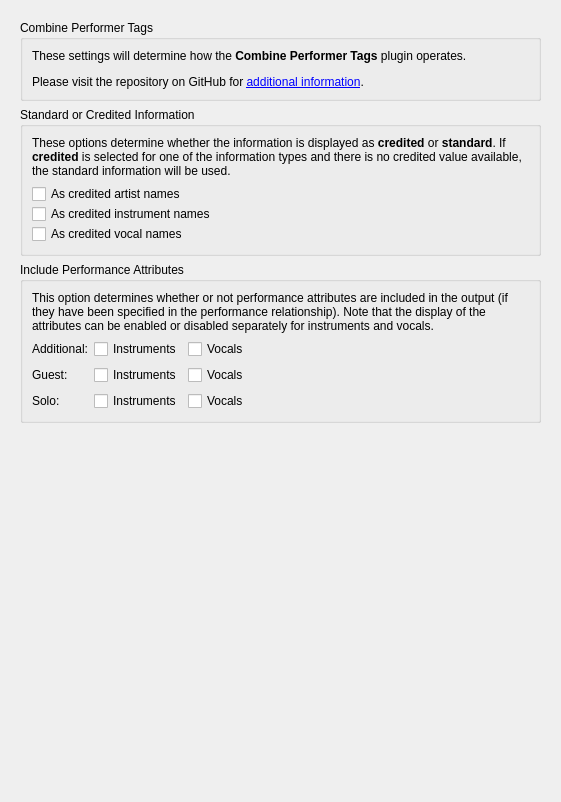
<?xml version="1.0" encoding="UTF-8"?>
<ui version="4.0">
 <class>CombinePerformerTagsOptionsPage</class>
 <widget class="QWidget" name="CombinePerformerTagsOptionsPage">
  <property name="geometry">
   <rect>
    <x>0</x>
    <y>0</y>
    <width>561</width>
    <height>802</height>
   </rect>
  </property>
  <property name="minimumSize">
   <size>
    <width>100</width>
    <height>0</height>
   </size>
  </property>
  <property name="windowTitle">
   <string>Form</string>
  </property>
  <layout class="QVBoxLayout" name="verticalLayout">
   <item>
    <widget class="QScrollArea" name="scrollArea">
     <property name="frameShape">
      <enum>QFrame::NoFrame</enum>
     </property>
     <property name="widgetResizable">
      <bool>true</bool>
     </property>
     <widget class="QWidget" name="scrollAreaWidgetContents">
      <property name="geometry">
       <rect>
        <x>0</x>
        <y>0</y>
        <width>543</width>
        <height>784</height>
       </rect>
      </property>
      <layout class="QVBoxLayout" name="verticalLayout_2">
       <item>
        <widget class="QGroupBox" name="gb_description">
         <property name="title">
          <string>Combine Performer Tags</string>
         </property>
         <layout class="QVBoxLayout" name="verticalLayout_3">
          <item>
           <widget class="QLabel" name="format_description">
            <property name="sizePolicy">
             <sizepolicy hsizetype="Preferred" vsizetype="Minimum">
              <horstretch>0</horstretch>
              <verstretch>0</verstretch>
             </sizepolicy>
            </property>
            <property name="text">
             <string>&lt;html&gt;&lt;head/&gt;&lt;body&gt;&lt;p&gt;These settings will determine how the &lt;span style=&quot; font-weight:600;&quot;&gt;Combine Performer Tags&lt;/span&gt; plugin operates.&lt;/p&gt;&lt;p&gt;Please visit the repository on GitHub for &lt;a href=&quot;https://github.com/rdswift/picard-plugins/blob/2.0_RDS_Plugins/plugins/combine_performer_tags/docs/README.md&quot;&gt;&lt;span style=&quot; text-decoration: underline; color:#0000ff;&quot;&gt;additional information&lt;/span&gt;&lt;/a&gt;.&lt;/p&gt;&lt;/body&gt;&lt;/html&gt;</string>
            </property>
            <property name="wordWrap">
             <bool>true</bool>
            </property>
           </widget>
          </item>
         </layout>
        </widget>
       </item>
       <item>
        <widget class="QGroupBox" name="gb_standard_or_credited">
         <property name="title">
          <string>Standard or Credited Information</string>
         </property>
         <layout class="QVBoxLayout" name="verticalLayout_4">
          <item>
           <widget class="QLabel" name="label">
            <property name="text">
             <string>&lt;html&gt;&lt;head/&gt;&lt;body&gt;&lt;p&gt;These options determine whether the information is displayed as &lt;span style=&quot; font-weight:600;&quot;&gt;credited&lt;/span&gt; or &lt;span style=&quot; font-weight:600;&quot;&gt;standard&lt;/span&gt;. If &lt;span style=&quot; font-weight:600;&quot;&gt;credited&lt;/span&gt; is selected for one of the information types and there is no credited value available, the standard information will be used.&lt;/p&gt;&lt;/body&gt;&lt;/html&gt;</string>
            </property>
            <property name="wordWrap">
             <bool>true</bool>
            </property>
           </widget>
          </item>
          <item>
           <layout class="QVBoxLayout" name="verticalLayout_6">
            <property name="spacing">
             <number>0</number>
            </property>
            <property name="topMargin">
             <number>0</number>
            </property>
            <item>
             <widget class="QCheckBox" name="cb_credited_artists">
              <property name="text">
               <string>As credited artist names</string>
              </property>
             </widget>
            </item>
            <item>
             <widget class="QCheckBox" name="cb_credited_instruments">
              <property name="text">
               <string>As credited instrument names</string>
              </property>
             </widget>
            </item>
            <item>
             <widget class="QCheckBox" name="cb_credited_vocals">
              <property name="text">
               <string>As credited vocal names</string>
              </property>
             </widget>
            </item>
           </layout>
          </item>
         </layout>
        </widget>
       </item>
       <item>
        <widget class="QGroupBox" name="gb_performance_attributes">
         <property name="title">
          <string>Include Performance Attributes</string>
         </property>
         <layout class="QVBoxLayout" name="verticalLayout_5">
          <item>
           <widget class="QLabel" name="label_2">
            <property name="text">
             <string>&lt;html&gt;&lt;head/&gt;&lt;body&gt;&lt;p&gt;This option determines whether or not performance attributes are included in the output (if they have been specified in the performance relationship). Note that the display of the attributes can be enabled or disabled separately for instruments and vocals.&lt;/p&gt;&lt;/body&gt;&lt;/html&gt;</string>
            </property>
            <property name="wordWrap">
             <bool>true</bool>
            </property>
           </widget>
          </item>
          <item>
           <layout class="QHBoxLayout" name="horizontalLayout">
            <property name="topMargin">
             <number>0</number>
            </property>
            <item>
             <layout class="QGridLayout" name="gridLayout">
              <property name="leftMargin">
               <number>0</number>
              </property>
              <property name="topMargin">
               <number>0</number>
              </property>
              <item row="2" column="1">
               <widget class="QCheckBox" name="cb_solo_instruments">
                <property name="text">
                 <string>Instruments</string>
                </property>
               </widget>
              </item>
              <item row="1" column="2">
               <widget class="QCheckBox" name="cb_guest_vocals">
                <property name="text">
                 <string>Vocals</string>
                </property>
               </widget>
              </item>
              <item row="0" column="0">
               <widget class="QLabel" name="label_6">
                <property name="text">
                 <string>Additional:</string>
                </property>
               </widget>
              </item>
              <item row="2" column="2">
               <widget class="QCheckBox" name="cb_solo_vocals">
                <property name="text">
                 <string>Vocals</string>
                </property>
               </widget>
              </item>
              <item row="1" column="1">
               <widget class="QCheckBox" name="cb_guest_instruments">
                <property name="text">
                 <string>Instruments</string>
                </property>
               </widget>
              </item>
              <item row="2" column="0">
               <widget class="QLabel" name="label_8">
                <property name="text">
                 <string>Solo:</string>
                </property>
               </widget>
              </item>
              <item row="0" column="1">
               <widget class="QCheckBox" name="cb_additional_instruments">
                <property name="text">
                 <string>Instruments</string>
                </property>
               </widget>
              </item>
              <item row="1" column="0">
               <widget class="QLabel" name="label_7">
                <property name="text">
                 <string>Guest:</string>
                </property>
               </widget>
              </item>
              <item row="0" column="2">
               <widget class="QCheckBox" name="cb_additional_vocals">
                <property name="text">
                 <string>Vocals</string>
                </property>
               </widget>
              </item>
             </layout>
            </item>
            <item>
             <spacer name="horizontalSpacer">
              <property name="orientation">
               <enum>Qt::Horizontal</enum>
              </property>
              <property name="sizeHint" stdset="0">
               <size>
                <width>40</width>
                <height>20</height>
               </size>
              </property>
             </spacer>
            </item>
           </layout>
          </item>
         </layout>
        </widget>
       </item>
       <item>
        <spacer name="verticalSpacer">
         <property name="orientation">
          <enum>Qt::Vertical</enum>
         </property>
         <property name="sizeHint" stdset="0">
          <size>
           <width>20</width>
           <height>40</height>
          </size>
         </property>
        </spacer>
       </item>
      </layout>
     </widget>
    </widget>
   </item>
  </layout>
 </widget>
 <tabstops>
  <tabstop>scrollArea</tabstop>
  <tabstop>cb_credited_artists</tabstop>
  <tabstop>cb_credited_instruments</tabstop>
  <tabstop>cb_credited_vocals</tabstop>
  <tabstop>cb_additional_instruments</tabstop>
  <tabstop>cb_additional_vocals</tabstop>
  <tabstop>cb_guest_instruments</tabstop>
  <tabstop>cb_guest_vocals</tabstop>
  <tabstop>cb_solo_instruments</tabstop>
  <tabstop>cb_solo_vocals</tabstop>
 </tabstops>
 <resources/>
 <connections/>
</ui>
